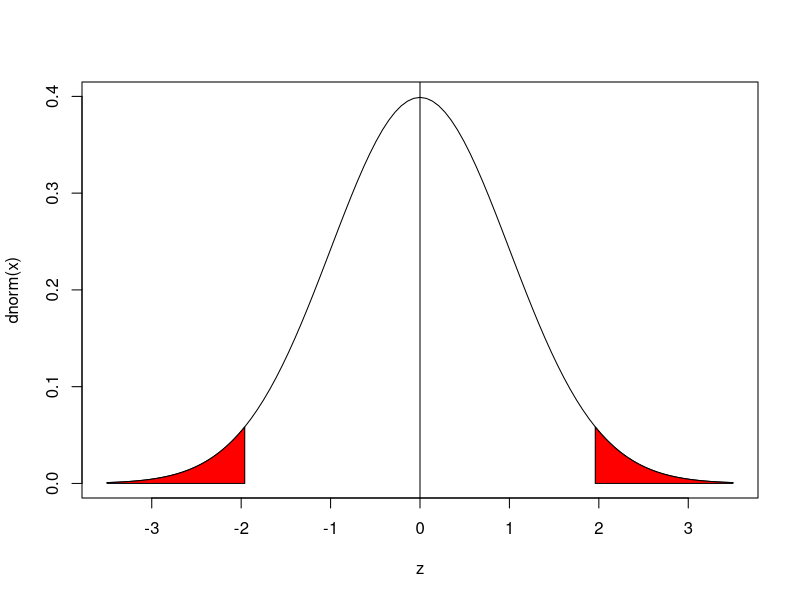

This chart was generated by the following R code:
## ---- chunk 1
x<-c(10,10,20,25,30)
choose(5,3)
s<-combn(x,3)
#distribución muestral de la media muestral
dmedia<-apply(s,2,mean)
#distribución muestral de la mediana muestral
dmediana<-apply(s,2,median)
# Son estimadores insesgados
#media
sum(dmedia*(1/10)) # E[]
mean(dmedia)
#media
sum(dmediana*(1/10)) # E[]
mean(dmediana)
#parámetro media poblacional
mean(x)
# Cuál estimador es más eficiente
sum((dmedia-mean(dmedia))^2*1/10) # media muestral
sum((dmediana-mean(dmediana))^2*1/10) # mediana muestral
## ---- chunk 2
curve(dnorm(x),xlim=c(-3.5,3.5),xlab="z")
abline(v=0)
sx<-c(-3.5,seq(-3.5,qnorm(0.025),0.01),qnorm(0.025))
sy<-c(0,dnorm(seq(-3.5,qnorm(0.025),0.01)),0)
polygon(sx,sy,col="red")
polygon(-1*sx,sy,col="red")

qnorm(0.05/2)
## ---- chunk 3
set.seed(1534)
x<-round(runif(40,19,29))
x
mean(x)+c(-1,1)*1.96*sqrt(var(x)/40)
## ---- chunk 4
set.seed(1421)
x<-round(runif(20,140,180))
x
## ---- chunk 5
mx<-mean(x)
ta<-qt(0.05/2,19,lower.tail = F)
s2<-var(x)
n<-20
mx+c(-1,1)*ta*sqrt(s2/n)
## ---- chunk 6
set.seed(1421)
x1<-round(runif(10,1,100))
set.seed(1457)
x2<-round(runif(13,1,100))
x1
x2
## ---- chunk 7
mx1<-mean(x1)
mx2<-mean(x2)
s21<-var(x1)
s22<-var(x2)
n1<-10
n2<-13
ta1<-qt(0.025,n1+n2-2,lower.tail = F)
s2p<-((n1-1)*s21+(n2-1)*s22)/(n1+n2-2)
v<-((s21/n1+s22/n2)^2)/(((s21/n1)^2)/(n1+1)+((s22/n2)^2)/(n2+1))
ta2<-qt(0.025,v,lower.tail = F)
# Intervalo con varianzas iguales
mx1-mx2+c(-1,1)*ta1*sqrt(s2p)*sqrt(1/n1+1/n2)
# Intervalo con varianzas desiguales
mx1-mx2+c(-1,1)*ta2*sqrt(s21/n1+s22/n2)
#estimador puntual
mx1-mx2
## ---- chunk 8
bd<-data.frame(id=1:12,p1=round(runif(12,40,80)),p2=round(runif(12,30,90)))
bd$D<-bd$p1-bd$p2
mean(bd$D)+c(-1,1)*qt(0.05,11,lower.tail = F)*sqrt(var(bd$D)/12)
## ---- chunk 9
set.seed(1501)
x<-round(rnorm(15,165,10),0)
x
## ---- chunk 10
n<-15
x<-(x>=170)*1
x
#el estimador de la proporción
p<-mean(x)
p
#en porcentaje
mean(x)*100
#intervalo
p+c(-1,1)*1.96*sqrt(p*(1-p)/n)

#p-1.96*sqrt(p*(1-p)/n)
#p+1.96*sqrt(p*(1-p)/n)
#intervalo en %
(p+c(-1,1)*1.96*sqrt(p*(1-p)/n))*100
## ---- chunk 11
n<-20
set.seed(1501)
estatura<-round(rnorm(n,165,10),0)
set.seed(1501)
mujer<-rbinom(n,1,0.4)
bd<-data.frame(estatura,mujer)
bd
